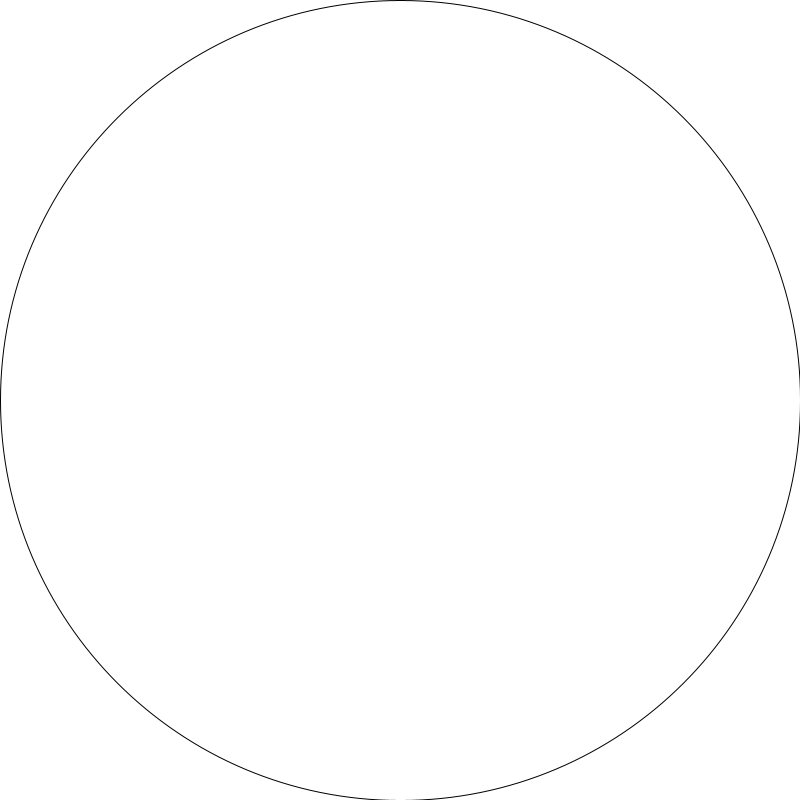
Frame 1 (no input)
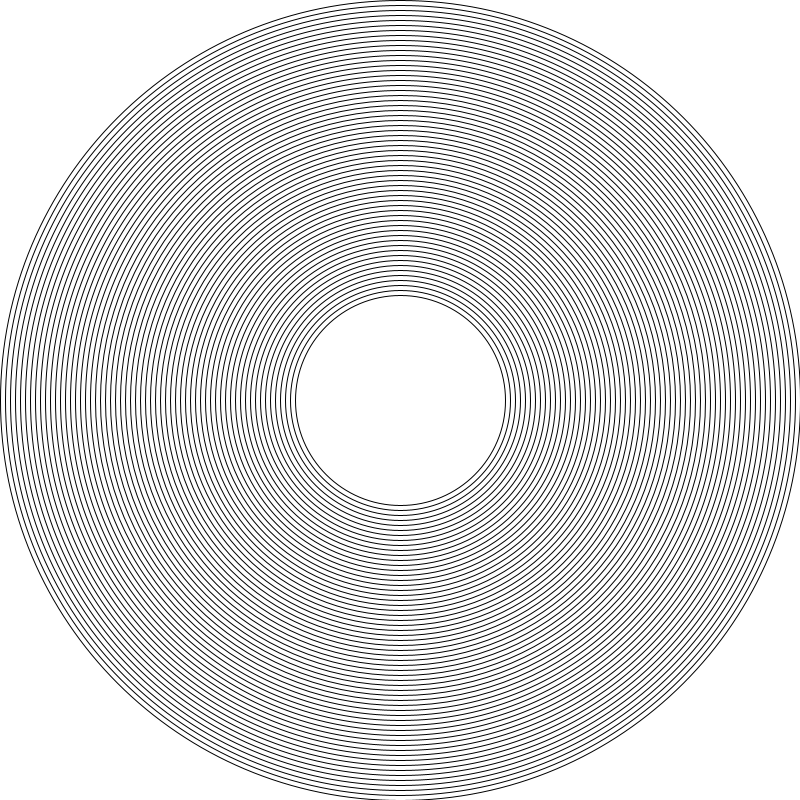
Frame 60 (the mouse pressed at the canvas centre just before this capture)
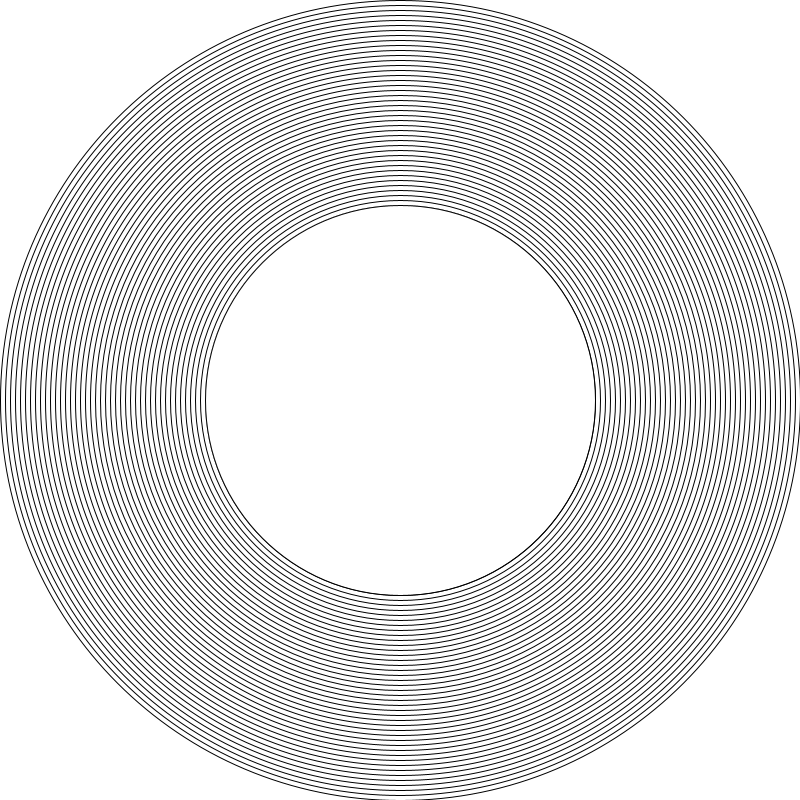
Frame 120 (the mouse held since frame 60 and released just before this capture)

The Processing sketch that drew these frames (run headless with seeded random() and noise(); from frame 60 on, the mouse is pressed at the canvas centre):

// Processing sketch: EX3Pattern3
// ── EX3Pattern3.pde
int d = 800;

void setup(){
   size( 800, 800);
   background(255);
   frameRate(10);
   
}


void draw(){
  ellipseMode(CENTER);
  ellipse( 400, 400, d, d);
  d = d - 10;
  if ( d < - 800) {
    d = 800;
  }
}
